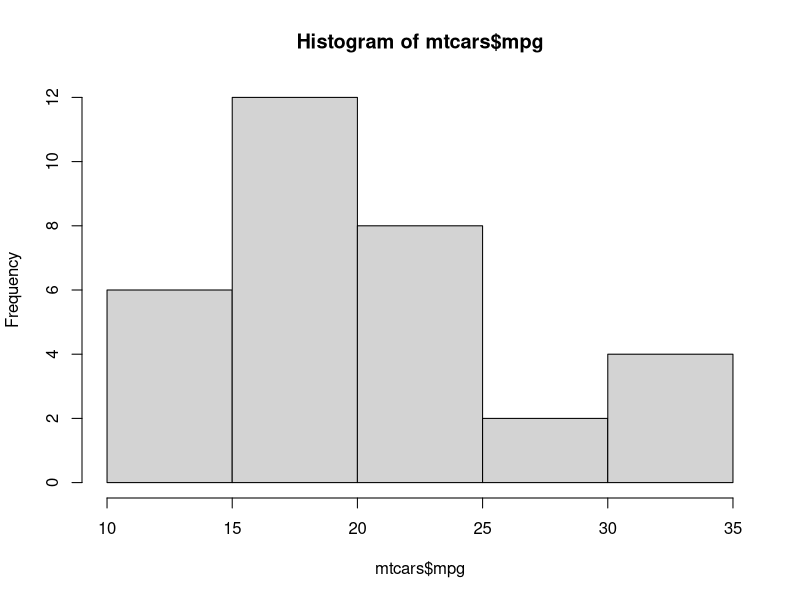
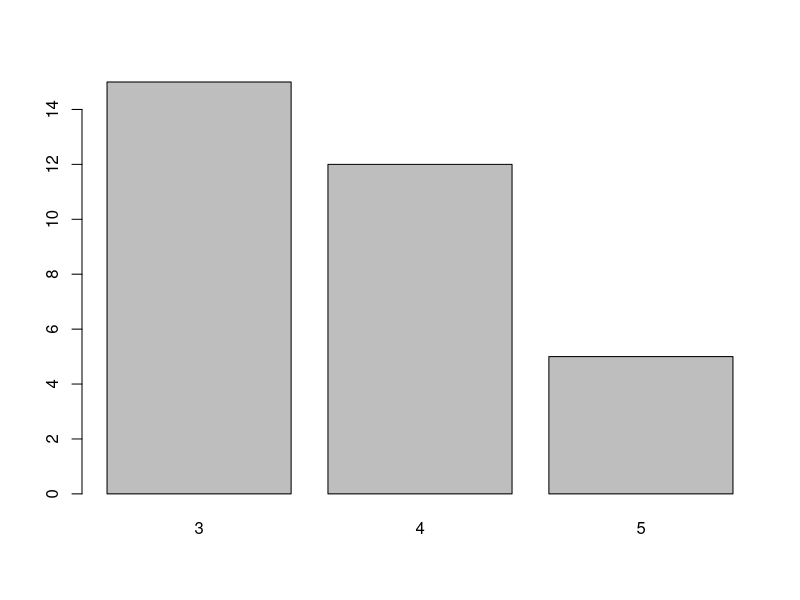

Write R code to recreate these figures, in order.
#dplyr functions

library(dplyr)

mtcars
names(mtcars)
hist(mtcars$mpg)
mtcars %>% arrange(mpg)
mtcars %>% arrange(desc(mpg))
mtcars %>% arrange(gear, desc(mpg)) %>% select(gear, mpg)
mtcars %>% group_by(gear, cyl)  %>% dplyr::summarise(meanMPG = mean(mpg, na.rm=T))

top_n(x=mtcars, n=1, wt=mpg)
top_n(x=mtcars, n=-1, wt=mpg)
top_n(x=mtcars, n=2, wt=mpg)

table(mtcars$gear)
barplot(table(mtcars$gear))
mtcars %>% group_by(gear) %>% top_n(n=-1, wt=mpg)  %>% select(gear, mpg) %>% arrange(gear)
mtcars %>% group_by(gear,am) %>% top_n(n=-1, wt=mpg)  %>% select(gear, mpg) %>% arrange(gear)
